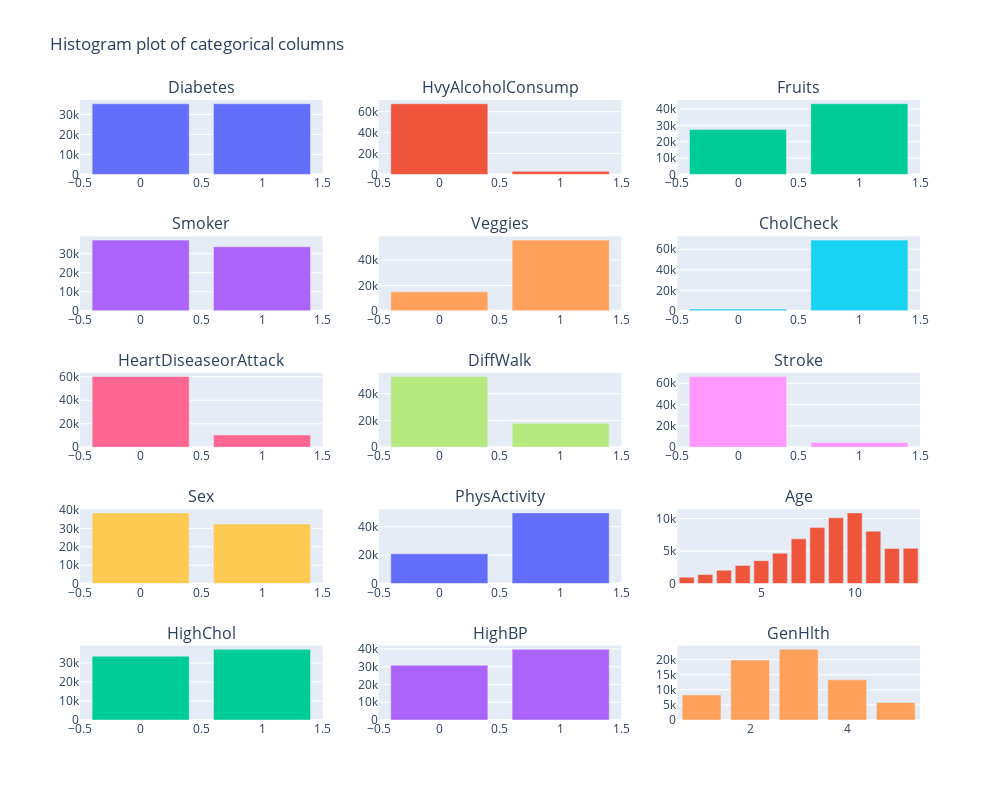

Notebook code cell kept with this figure:
### Code cell
n_cols = 3
n_rows = n_rows = int(np.ceil(len(categorical_d.copy()) / n_cols))

"""Histogram using plotly"""
fig = make_subplots(rows=n_rows, cols=n_cols,
                    subplot_titles=tuple(categorical_d.copy()))

for i, col in enumerate(categorical_d.copy()):
    counts = data_dict['D'][col].value_counts()
    fig.add_trace(go.Bar(name=col, x=counts.index, y=counts.values), 
                  row=i//n_cols + 1,
                  col=i%n_cols + 1)

fig.update_layout(title="Histogram plot of categorical columns",
                 height=800,
                 width=1000,
                 showlegend=False)

### Figure 1 — Plotly figure (JSON) as saved in the notebook; plotly's stock layout.template omitted (floating-point values rounded to 4 significant figures)
{"data": [{"name": "Diabetes", "type": "bar", "x": [0, 1], "xaxis": "x", "y": [35346, 35346], "yaxis": "y"}, {"name": "HvyAlcoholConsump", "type": "bar", "x": [0, 1], "xaxis": "x2", "y": [67672, 3020], "yaxis": "y2"}, {"name": "Fruits", "type": "bar", "x": [1, 0], "xaxis": "x3", "y": [43249, 27443], "yaxis": "y3"}, {"name": "Smoker", "type": "bar", "x": [0, 1], "xaxis": "x4", "y": [37094, 33598], "yaxis": "y4"}, {"name": "Veggies", "type": "bar", "x": [1, 0], "xaxis": "x5", "y": [55760, 14932], "yaxis": "y5"}, {"name": "CholCheck", "type": "bar", "x": [1, 0], "xaxis": "x6", "y": [68943, 1749], "yaxis": "y6"}, {"name": "HeartDiseaseorAttack", "type": "bar", "x": [0, 1], "xaxis": "x7", "y": [60243, 10449], "yaxis": "y7"}, {"name": "DiffWalk", "type": "bar", "x": [0, 1], "xaxis": "x8", "y": [52826, 17866], "yaxis": "y8"}, {"name": "Stroke", "type": "bar", "x": [0, 1], "xaxis": "x9", "y": [66297, 4395], "yaxis": "y9"}, {"name": "Sex", "type": "bar", "x": [0, 1], "xaxis": "x10", "y": [38386, 32306], "yaxis": "y10"}, {"name": "PhysActivity", "type": "bar", "x": [1, 0], "xaxis": "x11", "y": [49699, 20993], "yaxis": "y11"}, {"name": "Age", "type": "bar", "x": [10, 9, 8, 11, 7, 13, 12, 6, 5, 4, 3, 2, 1], "xaxis": "x12", "y": [10856, 10112, 8603, 8044, 6872, 5426, 5394, 4648, 3520, 2793, 2049, 1396, 979], "yaxis": "y12"}, {"name": "HighChol", "type": "bar", "x": [1, 0], "xaxis": "x13", "y": [37163, 33529], "yaxis": "y13"}, {"name": "HighBP", "type": "bar", "x": [1, 0], "xaxis": "x14", "y": [39832, 30860], "yaxis": "y14"}, {"name": "GenHlth", "type": "bar", "x": [3, 2, 4, 1, 5], "xaxis": "x15", "y": [23427, 19872, 13303, 8282, 5808], "yaxis": "y15"}], "layout": {"annotations": [{"font": {"size": 16}, "showarrow": false, "text": "Diabetes", "x": 0.1444, "xanchor": "center", "xref": "paper", "y": 1, "yanchor": "bottom", "yref": "paper"}, {"font": {"size": 16}, "showarrow": false, "text": "HvyAlcoholConsump", "x": 0.5, "xanchor": "center", "xref": "paper", "y": 1, "yanchor": "bottom", "yref": "paper"}, {"font": {"size": 16}, "showarrow": false, "text": "Fruits", "x": 0.8556, "xanchor": "center", "xref": "paper", "y": 1, "yanchor": "bottom", "yref": "paper"}, {"font": {"size": 16}, "showarrow": false, "text": "Smoker", "x": 0.1444, "xanchor": "center", "xref": "paper", "y": 0.78, "yanchor": "bottom", "yref": "paper"}, {"font": {"size": 16}, "showarrow": false, "text": "Veggies", "x": 0.5, "xanchor": "center", "xref": "paper", "y": 0.78, "yanchor": "bottom", "yref": "paper"}, {"font": {"size": 16}, "showarrow": false, "text": "CholCheck", "x": 0.8556, "xanchor": "center", "xref": "paper", "y": 0.78, "yanchor": "bottom", "yref": "paper"}, {"font": {"size": 16}, "showarrow": false, "text": "HeartDiseaseorAttack", "x": 0.1444, "xanchor": "center", "xref": "paper", "y": 0.56, "yanchor": "bottom", "yref": "paper"}, {"font": {"size": 16}, "showarrow": false, "text": "DiffWalk", "x": 0.5, "xanchor": "center", "xref": "paper", "y": 0.56, "yanchor": "bottom", "yref": "paper"}, {"font": {"size": 16}, "showarrow": false, "text": "Stroke", "x": 0.8556, "xanchor": "center", "xref": "paper", "y": 0.56, "yanchor": "bottom", "yref": "paper"}, {"font": {"size": 16}, "showarrow": false, "text": "Sex", "x": 0.1444, "xanchor": "center", "xref": "paper", "y": 0.34, "yanchor": "bottom", "yref": "paper"}, {"font": {"size": 16}, "showarrow": false, "text": "PhysActivity", "x": 0.5, "xanchor": "center", "xref": "paper", "y": 0.34, "yanchor": "bottom", "yref": "paper"}, {"font": {"size": 16}, "showarrow": false, "text": "Age", "x": 0.8556, "xanchor": "center", "xref": "paper", "y": 0.34, "yanchor": "bottom", "yref": "paper"}, {"font": {"size": 16}, "showarrow": false, "text": "HighChol", "x": 0.1444, "xanchor": "center", "xref": "paper", "y": 0.12, "yanchor": "bottom", "yref": "paper"}, {"font": {"size": 16}, "showarrow": false, "text": "HighBP", "x": 0.5, "xanchor": "center", "xref": "paper", "y": 0.12, "yanchor": "bottom", "yref": "paper"}, {"font": {"size": 16}, "showarrow": false, "text": "GenHlth", "x": 0.8556, "xanchor": "center", "xref": "paper", "y": 0.12, "yanchor": "bottom", "yref": "paper"}], "height": 800, "showlegend": false, "title": {"text": "Histogram plot of categorical columns"}, "width": 1000, "xaxis": {"anchor": "y", "domain": [0, 0.2889]}, "xaxis10": {"anchor": "y10", "domain": [0, 0.2889]}, "xaxis11": {"anchor": "y11", "domain": [0.3556, 0.6444]}, "xaxis12": {"anchor": "y12", "domain": [0.7111, 1]}, "xaxis13": {"anchor": "y13", "domain": [0, 0.2889]}, "xaxis14": {"anchor": "y14", "domain": [0.3556, 0.6444]}, "xaxis15": {"anchor": "y15", "domain": [0.7111, 1]}, "xaxis2": {"anchor": "y2", "domain": [0.3556, 0.6444]}, "xaxis3": {"anchor": "y3", "domain": [0.7111, 1]}, "xaxis4": {"anchor": "y4", "domain": [0, 0.2889]}, "xaxis5": {"anchor": "y5", "domain": [0.3556, 0.6444]}, "xaxis6": {"anchor": "y6", "domain": [0.7111, 1]}, "xaxis7": {"anchor": "y7", "domain": [0, 0.2889]}, "xaxis8": {"anchor": "y8", "domain": [0.3556, 0.6444]}, "xaxis9": {"anchor": "y9", "domain": [0.7111, 1]}, "yaxis": {"anchor": "x", "domain": [0.88, 1]}, "yaxis10": {"anchor": "x10", "domain": [0.22, 0.34]}, "yaxis11": {"anchor": "x11", "domain": [0.22, 0.34]}, "yaxis12": {"anchor": "x12", "domain": [0.22, 0.34]}, "yaxis13": {"anchor": "x13", "domain": [0, 0.12]}, "yaxis14": {"anchor": "x14", "domain": [0, 0.12]}, "yaxis15": {"anchor": "x15", "domain": [0, 0.12]}, "yaxis2": {"anchor": "x2", "domain": [0.88, 1]}, "yaxis3": {"anchor": "x3", "domain": [0.88, 1]}, "yaxis4": {"anchor": "x4", "domain": [0.66, 0.78]}, "yaxis5": {"anchor": "x5", "domain": [0.66, 0.78]}, "yaxis6": {"anchor": "x6", "domain": [0.66, 0.78]}, "yaxis7": {"anchor": "x7", "domain": [0.44, 0.56]}, "yaxis8": {"anchor": "x8", "domain": [0.44, 0.56]}, "yaxis9": {"anchor": "x9", "domain": [0.44, 0.56]}}}
